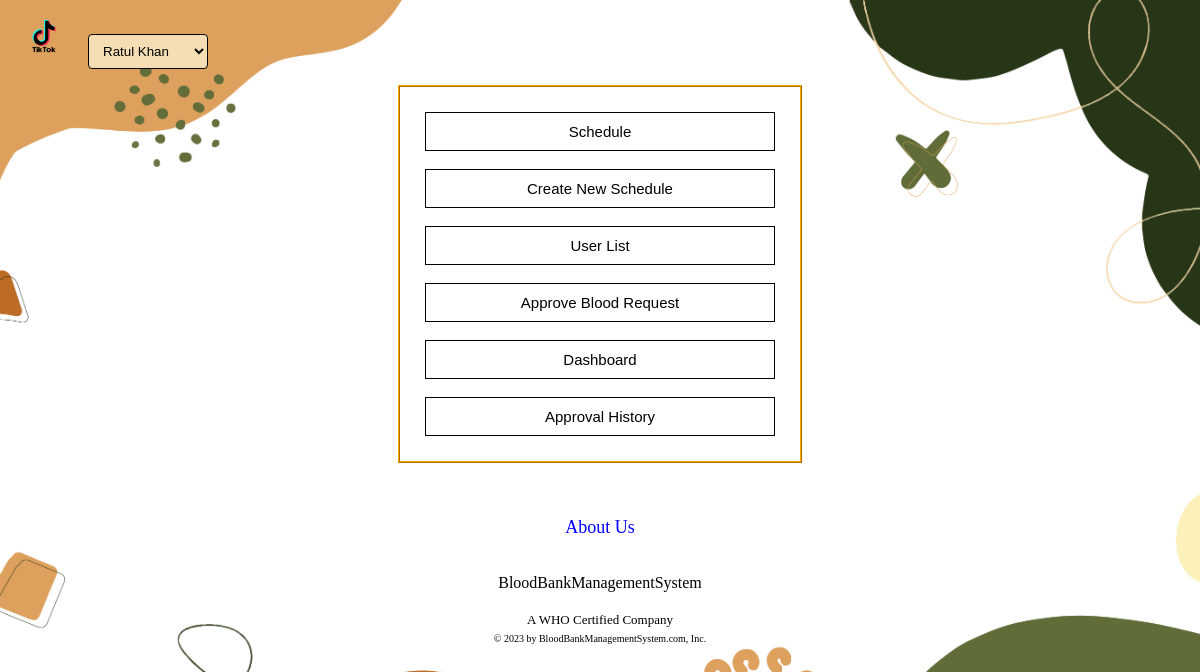
The app's page /view/manager-home.php (signed in) with its own data.
### tables this page shows
CREATE TABLE `userinfo` (
  `UserID` int(11) NOT NULL,
  `FirstName` varchar(40) NOT NULL,
  `LastName` varchar(40) NOT NULL,
  `Email` varchar(40) NOT NULL,
  `Password` varchar(40) NOT NULL,
  `BloodGroup` varchar(10) NOT NULL,
  `DOB` varchar(10) NOT NULL,
  `Gender` varchar(10) NOT NULL,
  `Country` varchar(40) NOT NULL,
  `Phone` varchar(15) NOT NULL,
  `ProfilePicture` varchar(80) NOT NULL,
  `Role` varchar(15) NOT NULL
);

### model/user-info-model.php (called while the page is built, shortened)
<?php
    function userInfo($id){
        $con=dbConnection();
        $sql="select* from UserInfo where UserID='$id'";
        $result=mysqli_query($con,$sql);
        $row=mysqli_fetch_assoc($result);
        return $row;
    }
?>

### view/manager-home.php (the view, shortened to what this page needs)
<?php
    require_once('../model/user-info-model.php');
    $id = $_COOKIE['id'];
    $row =  userInfo($id);
?>
<!DOCTYPE html>
<html lang="en">
<head>
    <link rel="stylesheet" href="css/style.css">
</head>
<body>
<p align="left">&nbsp;&nbsp;&nbsp;&nbsp;<?php echo "<img src=\" ../{$row['ProfilePicture']} \" width=\"40px\">"; ?> &nbsp;&nbsp;&nbsp;&nbsp;
    <select name="profile" onchange="location = this.value;">
        <option disabled selected hidden> <?php echo $row['FirstName'].' '.$row['LastName']; ?></option>
    </select></p>
    <table width="27%" border="1" cellspacing="0" cellpadding="25" class="table">
        <tr>
            <td>
            <a href="schedule.php"><button class="btn submit">Schedule</button></a><br><br>
            <a href="create-new-schedule.php"><button class="btn submit">Create New Schedule</button></a><br><br>
            <a href="user-list.php"><button class="btn submit">User List</button></a><br><br>
            <a href="blood-request.php"><button class="btn submit">Approve Blood Request</button></a><br><br>
            <a href="dashboard.php"><button class="btn submit">Dashboard</button></a><br><br>
            <a href="approval-history.php"><button class="btn submit">Approval History</button></a>
            </td>
        </tr>
    </table>
    <?php require_once('footer.php'); ?>
</body>
</html>

### view/css/style.css (style rules this page uses)
body { background-image: url("../../uploads/images/background.jpg"); background-position: center; background-repeat: no-repeat; background-size: cover; background-attachment: fixed; }
a { text-decoration: none; color: blue; }
.table { margin-left: auto; margin-right: auto; border-color: orange; }
.btn { border: 1px solid black; background: none; width: 350px; padding: 10px 20px; text-align: center; display:table-cell; vertical-align:middle; font-size: 15px; cursor: pointer; position: relative; overflow: hidden; }
.submit { color: black; }
.btn::before { content: ""; position: absolute; left: 0; width: 100%; height: 0%; background: rgb(96, 109, 56); z-index: -1; transition: 0.7s; }
.submit::before { bottom: 0; border-radius: 50% 50% 0 0; }
select { width: 120px; padding: 8px 10px; border: solid black 1px; border-radius: 4px; background-color: wheat; }

### records on screen
userinfo: ProfilePicture (picture), profile "Ratul Khan"
